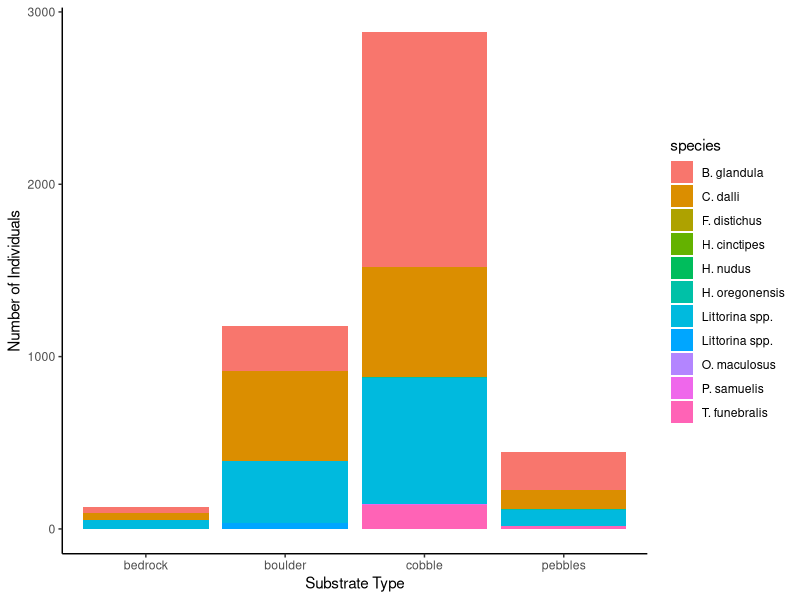

This figure's R source: (Note: this script raises an error after producing the figure.)
## ---- chunk 1
library(tidyverse)
library(ggplot2)
library(here)

## ---- chunk 2
library(tidyverse)
library(ggplot2)
library(here)
biod1 <- read.csv(here("biodiversity.csv"))

ww <- aggregate(list(biod1$n), by = list(biod1$species, biod1$abiotic_hab), sum)
colnames(ww) <- c("species", "habitat", "number")
library(viridis)
wwgraph <- ggplot(data= ww, aes(fill= species, y = number, x = habitat)) +
                    geom_bar(position="stack", stat="identity")+
   theme_classic() + labs(x = "Substrate Type", y = "Number of Individuals")
wwgraph   
## ---- chunk 3
library(tidyverse)
library(ggplot2)
library(here)
species_data <- read.csv(here("biodiversity.csv"))
percent_cover <- read.csv(here("percent_cover.csv"))

# filter species datat
quadratSW_data <- species_data %>%
  drop_na(species) %>%
  group_by(vertical_transect, quadrat, abiotic_hab, species) %>%
  summarize(total_species = sum(n)) 

substrate_bio <- species_data %>%
  drop_na(species) %>%
  group_by(abiotic_hab, species) %>%
  summarize(n_occurences = sum(n)) 

swfunction = function(beta, transect, quadrat, abiotic_hab){

  data_temp = beta[which(beta$vertical_transect == transect),]
  data_temp = data_temp[which(beta_temp$quadrat == quadrat),]
  temp_data = data_temp[which(data_temp$abiotic_hab == abiotic_hab),]

  sum = sum(temp_data$total_species)
  p_ln_vec = c()
  for(i in 1:nrow(temp_data)){
      #it doesn't matter but it works
    p = data.frame((temp_data[i, "total_species"][1]))[1,1]/sum
    ln_p = log(p)
    p_ln_p = p*ln_p
    p_ln_vec = c(p_ln_vec, p_ln_p)
  }
  H = sum(p_ln_vec)*-1
  return(H)
}

# we have our function
# now we need to use it to fill up a dataframe
H_df = data.frame(transect = integer(), 
                  quadrat = integer(), 
                  abiotic_hab = character(),
                  H = double())

for(transect_set in unique(quadratSW_data$vertical_transect)) {
  for(quadrat_set in unique(quadratSW_data$quadrat)) {
    
    # set temp data 
    subset_df = quadratSW_data %>% 
      filter(quadrat == quadrat_set) %>% 
      filter(vertical_transect == transect_set)
    
    for(abiotic_hab_set in unique(subset_df$abiotic_hab)) {
        H = swfunction(data, transect_set, quadrat_set, abiotic_hab_set)
        temp_df = data.frame(transect_set, quadrat_set, abiotic_hab_set, H)
        H_df = rbind(H_df, temp_df)
    }
  }
}

## ---- chunk 4


H_bedrock = swfunction(substrate_bio, "bedrock")
H_pebbles = swfunction(substrate_bio, "pebbles")
H_boulder = swfunction(substrate_bio, "boulder")
H_cobble = swfunction(substrate_bio, "cobble")

#put these values in a table - can't do stats cause its only values per substrate type

#H_bedrock = 1.080693
#H_pebbles = 0.728715
#H_cobble =  1.210030
#H_boulder = 1.056021



## ---- chunk 5
bedrockfree_H_df <- H_df %>% 
  filter(abiotic_hab_set != "bedrock")

weiner_anova <- aov(H~abiotic_hab_set, data = bedrockfree_H_df)
summary(weiner_anova)

#p-value is not significant :(
## ---- chunk 6
library(ggplot2)
library(viridis)

my_cols = c("boulder" = "blue1", "cobble" = "red", "pebbles" = "yellow")

weiner_quadrat_boxplot <- ggplot(bedrockfree_H_df, aes(x = abiotic_hab_set, y = H, fill = abiotic_hab_set )) +
  geom_boxplot(alpha = 0.4) +
  theme_classic() +
  scale_color_manual(values = my_cols) +
  scale_fill_manual(values = my_cols) +
  labs(x = "Substrate Type", y = "Shannon-Wiener Index")
weiner_quadrat_boxplot

  
## ---- chunk 7

library(tidyverse)
library(ggplot2)

data <- species_data
# cleaning the data
clean_data <- data %>%
  select(abiotic_hab, species, n) %>%
  group_by(abiotic_hab)

summary(clean_data)

# Cole's code for species richness per quadrat
quad_richness <- data %>%
  drop_na(n) %>%
  group_by(vertical_transect,quadrat) %>%
  summarize(n_spp = n())

# finding species richness for each abiotic habitat type
boulder_richness <- clean_data %>%
  filter(abiotic_hab == "boulder") %>%
  distinct()

bedrock_richness <- clean_data %>%
  filter(abiotic_hab == "bedrock") %>%
  distinct()

cobble_richness <- clean_data %>%
  filter(abiotic_hab == "cobble") %>%
  distinct()

pebbles_richness <- clean_data %>%
  filter(abiotic_hab == "pebbles") %>%
  distinct()

sand_richness <- clean_data %>%
  filter(abiotic_hab == "sand") %>%
  distinct()

# total n of each species for each substrate type 
boulder_data <- clean_data %>%
  filter(abiotic_hab == "boulder")

aggboulder<- aggregate(list(boulder_data$n), by = list(boulder_data$species), sum)

bedrock_data <- clean_data %>%
  filter(abiotic_hab == "bedrock")

aggbedrock <- aggregate(list(bedrock_data$n), by = list(bedrock_data$species), sum)

cobble_data <- clean_data %>%
  filter(abiotic_hab == "cobble")

aggcobble <- aggregate(list(cobble_data$n), by = list(cobble_data$species), sum)

pebbles_data <- clean_data %>%
  filter(abiotic_hab == "pebbles")

aggpebbles <- aggregate(list(pebbles_data$n), by = list(pebbles_data$species), sum)

sand_data <- clean_data %>%
  filter(abiotic_hab == "sand")

aggsand <- aggregate(list(sand_data$n), by = list(sand_data$species), sum)

ggplot(data, aes(x = abiotic_hab, y = species)) +
  geom_boxplot()

## ---- chunk 8

biod1 <- species_data
poo <- biod1 %>% 
  group_by(abiotic_hab)%>%
  na.omit() %>%
  summarise(n_distinct(species))

colnames(poo) <- c("habitat", "number")

ggplot(poo, aes(x = habitat, y = number))+
  geom_bar(stat='identity')+ theme_classic()+
  labs(x = "Substrate Type", y = "Species Richness")

